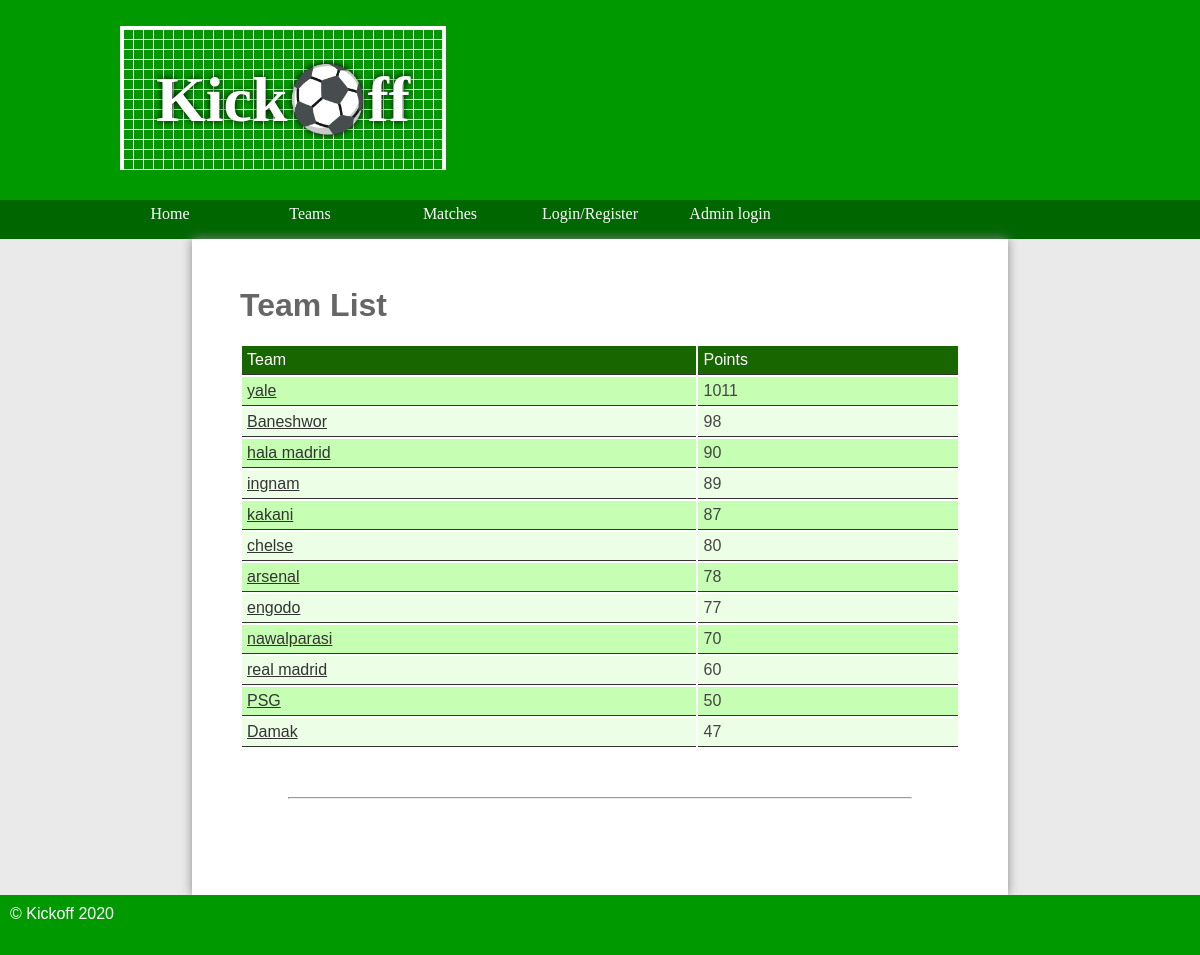
/teams.php, run on the app's committed database.
### tables this page shows
CREATE TABLE `teams` (
  `team_id` int(11) NOT NULL,
  `team_name` varchar(255) NOT NULL,
  `points` int(11) NOT NULL
);

### teams.php (the view)
<?php
require 'databaseconnection.php';
$getTeams = $connectDatabase->prepare('SELECT * FROM teams ORDER BY points DESC');
$getTeams->execute();
require 'header.php'; ?>
<main class="home">
	<h1>Team List</h1>
		<table class="teams">
			<thead>
				<tr>
					<td>Team</td>
					<td>Points</td>
				</tr>
			</thead>
			<tbody>
				<?php foreach ($getTeams as $key) { ?>
					<tr>
						<td><a href="team_matches.php?teamMatch=<?php echo $key['team_id'] ?>"><?php echo $key['team_name']; ?></a></td>
						<td><?php echo $key['points']; ?></td>
					</tr>
				<?php } ?>
			</tbody>
		</table>
		<hr />
</main>
<?php require 'footer.php';?>

### styles.css (style rules this page uses)
* { margin: 0; padding: 0; }
html { font-family: 'Oxygen-Regular', verdana, sans-serif; }
body { background-color: #eaeaea; }
main a { color: #333; }
main { min-height: 50vh; background-color: #fff; width: 70vw; display: block; margin: auto; box-shadow: 0px 0px 10px #888; color:#444; }
.home { padding: 4vw; width: 60vw; }
hr { margin: 3em; }
table tr:nth-child(odd) td { background-color: #c6ffb3; }
table tr:nth-child(even) td { background-color: #ecffe6; }
table thead tr td { background-color: #186600 !important; color: white; }
table { width: 100%; margin-top: 20px; }
td { padding: 5px; border-bottom: 1px solid #333; }
main h1 { color: #666; margin-bottom: 0.5em; }

### data on the page
teams: team_name "yale", points "1011"
teams: team_name "Baneshwor", points "98"
teams: team_name "hala madrid", points "90"
teams: team_name "ingnam", points "89"
teams: team_name "kakani", points "87"
teams: team_name "chelse", points "80"
teams: team_name "arsenal", points "78"
teams: team_name "engodo", points "77"
teams: team_name "nawalparasi", points "70"
teams: team_name "real madrid", points "60"
teams: team_name "PSG", points "50"
teams: team_name "Damak", points "47"
